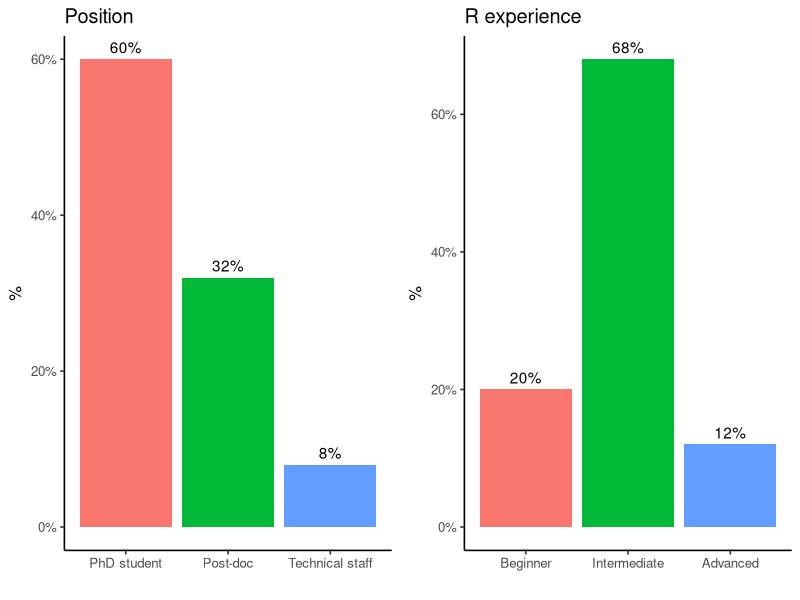
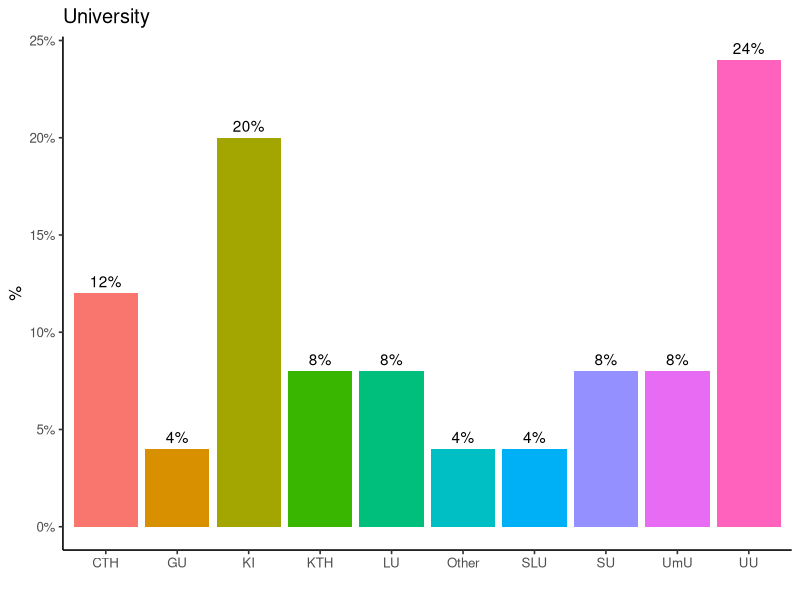

These figures' R source, in order:
## ---- chunk 1
knitr::opts_chunk$set(echo = TRUE)
knitr::opts_chunk$set(fig.path="session-intro-files/figures/")
knitr::opts_chunk$set(fig.pos = 'H')
knitr::opts_chunk$set(cache.path = "tmp")
knitr::opts_chunk$set(cache = FALSE)

## ---- chunk 2

rm(list=ls())
library(dplyr)
library(ggplot2)
library(RColorBrewer)
library(ggpubr)
library(scales)
library(tidyverse)

data.input <- read_csv("background-2021.csv")

data.inp <- data.input %>%
  mutate(R = factor(R, levels=c("Beginner", "Intermediate", "Advanced")))

## ---- chunk 3

colornames <- brewer.pal(n=4, "Set1")

data.inp$R <- factor(data.inp$R, levels = c("None", "Beginner", "Intermediate", "Advanced"))
data.inp$Position <- factor(data.inp$Position)
data.inp$University <- factor(data.inp$University)

bar.width <- 0.7
g1 <- ggplot(data.inp, aes(x=Position, group = 1)) + 
  geom_bar(aes(y = ..prop.., fill = factor(..x..)), stat="count") + 
  geom_text(aes(label = scales::percent(..prop..), y= ..prop.. ), stat= "count", vjust = -.5) +
  xlab("") + 
  ylab("%") + 
  theme_classic2() + 
  scale_y_continuous(labels = scales::percent) + 
  theme(legend.position = "None") + 
  ggtitle("Position")


g2 <- ggplot(data.inp, aes(x=University, group = 1)) + 
  geom_bar(aes(y = ..prop.., fill = factor(..x..)), stat="count") + 
  geom_text(aes(label = scales::percent(..prop..), y= ..prop.. ), stat= "count", vjust = -.5) +
  xlab("") + 
  ylab("%") + 
  theme_classic2() + 
  scale_y_continuous(labels = scales::percent) + 
  theme(legend.position = "None") + 
  ggtitle("University")

g3 <- ggplot(data.inp, aes(x=R, group = 1)) + 
  geom_bar(aes(y = ..prop.., fill = factor(..x..)), stat="count") + 
  geom_text(aes(label = scales::percent(..prop..), y= ..prop.. ), stat= "count", vjust = -.5) +
  xlab("") + 
  ylab("%") + 
  theme_classic2() + 
  scale_y_continuous(labels = scales::percent) + 
  theme(legend.position = "None") + 
  ggtitle("R experience")

ggarrange(g1, g3, ncol=2)

## ---- chunk 4
print(g2)
